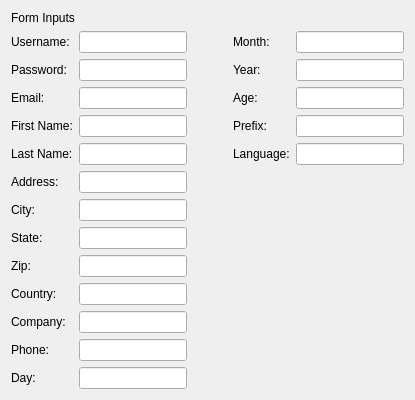
       <widget class="QWidget" name="tabFormInputs">
        <attribute name="title">
         <string>Form Inputs</string>
        </attribute>
        <layout class="QGridLayout" name="gridLayout_7">
         <item row="0" column="0">
          <layout class="QVBoxLayout" name="verticalLayout_23">
           <item>
            <widget class="QLabel" name="labelFormInputs">
             <property name="text">
              <string>Form Inputs</string>
             </property>
            </widget>
           </item>
           <item>
            <layout class="QHBoxLayout" name="horizontalLayout_17">
             <item>
              <layout class="QHBoxLayout" name="horizontalLayout_15">
               <item>
                <layout class="QVBoxLayout" name="verticalLayout_18">
                 <item>
                  <widget class="QLabel" name="labelFUsername">
                   <property name="text">
                    <string>Username:</string>
                   </property>
                  </widget>
                 </item>
                 <item>
                  <widget class="QLabel" name="labelFPassword">
                   <property name="text">
                    <string>Password:</string>
                   </property>
                  </widget>
                 </item>
                 <item>
                  <widget class="QLabel" name="labelFEmail">
                   <property name="text">
                    <string>Email:</string>
                   </property>
                  </widget>
                 </item>
                 <item>
                  <widget class="QLabel" name="labelFFirstName">
                   <property name="text">
                    <string>First Name:</string>
                   </property>
                  </widget>
                 </item>
                 <item>
                  <widget class="QLabel" name="labelFLastName">
                   <property name="text">
                    <string>Last Name:</string>
                   </property>
                  </widget>
                 </item>
                 <item>
                  <widget class="QLabel" name="labelFAddress">
                   <property name="text">
                    <string>Address:</string>
                   </property>
                  </widget>
                 </item>
                 <item>
                  <widget class="QLabel" name="labelFCity">
                   <property name="text">
                    <string>City:</string>
                   </property>
                  </widget>
                 </item>
                 <item>
                  <widget class="QLabel" name="labelFState">
                   <property name="text">
                    <string>State:</string>
                   </property>
                  </widget>
                 </item>
                 <item>
                  <widget class="QLabel" name="labelFZip">
                   <property name="text">
                    <string>Zip:</string>
                   </property>
                  </widget>
                 </item>
                 <item>
                  <widget class="QLabel" name="labelFCountry">
                   <property name="text">
                    <string>Country:</string>
                   </property>
                  </widget>
                 </item>
                 <item>
                  <widget class="QLabel" name="labelFCompany">
                   <property name="text">
                    <string>Company:</string>
                   </property>
                  </widget>
                 </item>
                 <item>
                  <widget class="QLabel" name="labelFPhone">
                   <property name="text">
                    <string>Phone:</string>
                   </property>
                  </widget>
                 </item>
                 <item>
                  <widget class="QLabel" name="labelFDay">
                   <property name="text">
                    <string>Day:</string>
                   </property>
                  </widget>
                 </item>
                </layout>
               </item>
               <item>
                <layout class="QVBoxLayout" name="verticalLayout_19">
                 <item>
                  <widget class="QLineEdit" name="edtFUsername"/>
                 </item>
                 <item>
                  <widget class="QLineEdit" name="edtFPassword"/>
                 </item>
                 <item>
                  <widget class="QLineEdit" name="edtFEmail"/>
                 </item>
                 <item>
                  <widget class="QLineEdit" name="edtFFirstName"/>
                 </item>
                 <item>
                  <widget class="QLineEdit" name="edtFLastName"/>
                 </item>
                 <item>
                  <widget class="QLineEdit" name="edtFAddress"/>
                 </item>
                 <item>
                  <widget class="QLineEdit" name="edtFCity"/>
                 </item>
                 <item>
                  <widget class="QLineEdit" name="edtFState"/>
                 </item>
                 <item>
                  <widget class="QLineEdit" name="edtFZip"/>
                 </item>
                 <item>
                  <widget class="QLineEdit" name="edtFCountry"/>
                 </item>
                 <item>
                  <widget class="QLineEdit" name="edtFCompany"/>
                 </item>
                 <item>
                  <widget class="QLineEdit" name="edtFPhone"/>
                 </item>
                 <item>
                  <widget class="QLineEdit" name="edtFDay"/>
                 </item>
                </layout>
               </item>
              </layout>
             </item>
             <item>
              <spacer name="horizontalSpacer_7">
               <property name="orientation">
                <enum>Qt::Orientation::Horizontal</enum>
               </property>
               <property name="sizeHint" stdset="0">
                <size>
                 <width>40</width>
                 <height>20</height>
                </size>
               </property>
              </spacer>
             </item>
             <item>
              <layout class="QVBoxLayout" name="verticalLayout_22">
               <item>
                <layout class="QHBoxLayout" name="horizontalLayout_16">
                 <item>
                  <layout class="QVBoxLayout" name="verticalLayout_20">
                   <item>
                    <widget class="QLabel" name="labelFMonth">
                     <property name="text">
                      <string>Month:</string>
                     </property>
                    </widget>
                   </item>
                   <item>
                    <widget class="QLabel" name="labelFYear">
                     <property name="text">
                      <string>Year:</string>
                     </property>
                    </widget>
                   </item>
                   <item>
                    <widget class="QLabel" name="labelFAge">
                     <property name="text">
                      <string>Age:</string>
                     </property>
                    </widget>
                   </item>
                   <item>
                    <widget class="QLabel" name="labelFPrefix">
                     <property name="text">
                      <string>Prefix:</string>
                     </property>
                    </widget>
                   </item>
                   <item>
                    <widget class="QLabel" name="labelFLanguage">
                     <property name="text">
                      <string>Language:</string>
                     </property>
                    </widget>
                   </item>
                  </layout>
                 </item>
                 <item>
                  <layout class="QVBoxLayout" name="verticalLayout_21">
                   <item>
                    <widget class="QLineEdit" name="edtFMonth"/>
                   </item>
                   <item>
                    <widget class="QLineEdit" name="edtFYear"/>
                   </item>
                   <item>
                    <widget class="QLineEdit" name="edtFAge"/>
                   </item>
                   <item>
                    <widget class="QLineEdit" name="edtFPrefix"/>
                   </item>
                   <item>
                    <widget class="QLineEdit" name="edtFLanguage"/>
                   </item>
                  </layout>
                 </item>
                </layout>
               </item>
               <item>
                <spacer name="verticalSpacer_5">
                 <property name="orientation">
                  <enum>Qt::Orientation::Vertical</enum>
                 </property>
                 <property name="sizeHint" stdset="0">
                  <size>
                   <width>20</width>
                   <height>40</height>
                  </size>
                 </property>
                </spacer>
               </item>
              </layout>
             </item>
            </layout>
           </item>
          </layout>
         </item>
        </layout>
       </widget>
